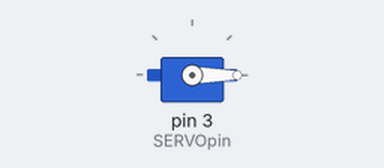
Recording of a sketch running on a simulated Arduino Uno, built with avr-gcc and run on an emulated ATmega328P. Parts: servo.

Above: at 0.05 s.
At 0.7 s:
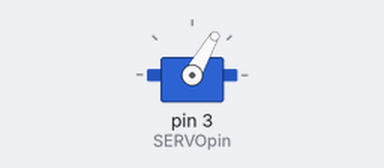
At 1.4 s:
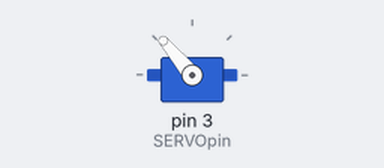
At 2.8 s:
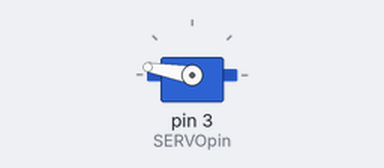
Timing chart, 0 to 6.4 s (numbered marks = the images above):
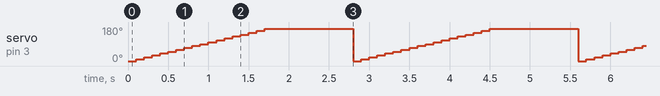

The sketch:

p04servo-loop.ino
```cpp
#include <Servo.h>
const int SERVOpin = 3;
Servo objServo;

void setup() {
  objServo.attach(SERVOpin);
}

void loop() {
  for(int i=0; i<180; i=i+10){
    objServo.write(i);
    delay(100);
  }
  delay(1000);
    for(int i=180; i<180; i=i-0){
    objServo.write(i);
    delay(100);
  }

}
```

Measured:
- by itself, servo on pin 3 (SERVOpin): repeats every 2.8 s: 20° 0.10 s, 30° 0.10 s, 40° 0.10 s, 50° 0.10 s, 60° 0.10 s, 70° 0.10 s, 80° 0.10 s, 90° 0.10 s, 100° 0.10 s, 110° 0.10 s, 120° 0.10 s, 130° 0.10 s, 140° 0.10 s, 150° 0.10 s, 160° 0.10 s, 170° 1.1 s, 0° 0.10 s, 10° 0.10 s
